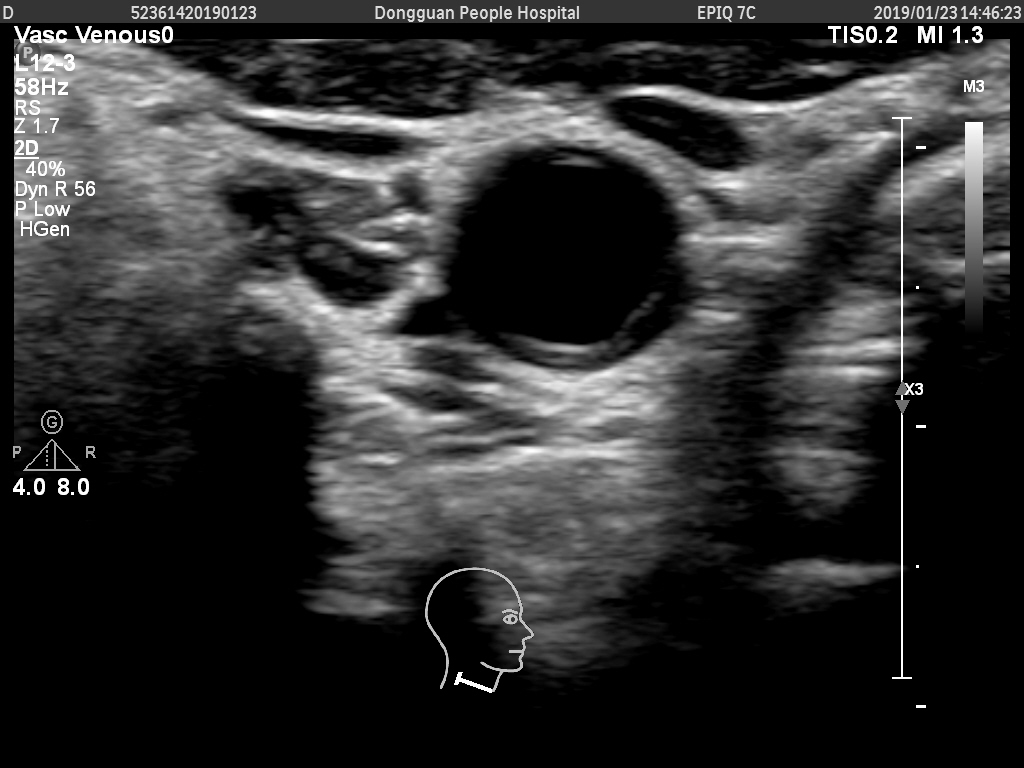
#> input picture AcademicAN/TwoStage/袁洪稳-右-硬化-横切.jpg, 1024 x 768 px, found by its file name
$ python snake.py   (older library calls are emulated)
#> lines starting #> are read from the running program, lines starting #| are printed output that depends on the picture
import cv2 as cv
import numpy as np
from skimage.color import rgb2gray
from matplotlib import pyplot as plt


def canny_seg(img):
    '''
        ｘml_list:  预测信息表
        length_expanding:   predict_box进行长宽缩放     float:0.5-0.8
    '''
    seg_edges = cv.Canny(img, 10, 20)

    return seg_edges

def getGaussianPE(src):
    """
    描述：计算负高斯势能(Negative Gaussian Potential Energy, NGPE)
    输入：单通道灰度图src
    输出：无符号的浮点型单通道，取值0.0 ~ 255.0
    """
    imblur = cv.GaussianBlur(src, ksize=(5, 5), sigmaX=3)
    dx = cv.Sobel(imblur, cv.CV_16S, 1, 0)  # X方向上取一阶导数，16位有符号数，卷积核3x3
    dy = cv.Sobel(imblur, cv.CV_16S, 0, 1)
    E = dx**2 + dy**2
    return E


def getDiagCycleMat(alpha, beta, n):
    """
    计算5对角循环矩阵
    """
    a = 2 * alpha + 6 * beta
    b = -(alpha + 4 * beta)
    c = beta
    diag_mat_a = a * np.eye(n)
    diag_mat_b = b * np.roll(np.eye(n), 1, 0) + b * np.roll(np.eye(n), -1, 0)
    diag_mat_c = c * np.roll(np.eye(n), 2, 0) + c * np.roll(np.eye(n), -2, 0)
    return diag_mat_a + diag_mat_b + diag_mat_c


def getCircleContour(centre=(0, 0), radius=(1, 1), N=200):
    """
    以参数方程的形式，获取n个离散点围成的圆形/椭圆形轮廓
    输入：中心centre=（x0, y0）, 半轴长radius=(a, b)， 离散点数N
    输出：由离散点坐标(x, y)组成的2xN矩阵
    """
    t = np.linspace(0, 2 * np.pi, N)
    x = centre[0] + radius[0] * np.cos(t)
    y = centre[1] + radius[1] * np.sin(t)
    return np.array([x, y])


def getRectContour(pt1=(0, 0), pt2=(50, 50)):
    """
    根据左上、右下两个顶点来计算矩形初始轮廓坐标
    由于Snake模型适用于光滑曲线，故这里用不到该函数
    """
    pt1, pt2 = np.array(pt1), np.array(pt2)
    r1, c1, r2, c2 = pt1[0], pt1[1], pt2[0], pt2[1]
    a, b = r2 - r1, c2 - c1
    length = (a + b) * 2 + 1
    x = np.ones((length), np.float)
    x[:b] = r1
    x[b:a + b] = np.arange(r1, r2)
    x[a + b:a + b + b] = r2
    x[a + b + b:] = np.arange(r2, r1 - 1, -1)
    y = np.ones((length), np.float)
    y[:b] = np.arange(c1, c2)
    y[b:a + b] = c2
    y[a + b:a + b + b] = np.arange(c2, c1, -1)
    y[a + b + b:] = c1
    return np.array([x, y])


def snake(img, snake, alpha=0.5, beta=0.01, gamma=0.01, max_iter=25000, convergence=0.08):
    """
    根据Snake模型的隐式格式进行迭代
    输入：弹力系数alpha，刚性系数beta，迭代步长gamma，最大迭代次数max_iter，收敛阈值convergence
    输出：由收敛轮廓坐标(x, y)组成的2xN矩阵， 历次迭代误差list
    """
    x, y, errs = snake[0].copy(), snake[1].copy(), []
    n = len(x)
    # 计算5对角循环矩阵A，及其相关逆阵
    A = getDiagCycleMat(alpha, beta, n)
    inv = np.linalg.inv(A + gamma * np.eye(n))
    #print(inv)
    # 初始化
    y_max, x_max = img.shape
    max_px_move = 1.0
    # 计算负高斯势能矩阵，及其梯度
    E_ext = -getGaussianPE(img)
    fx = cv.Sobel(E_ext, cv.CV_16S, 1, 0)
    #print(fx.shape)
    fy = cv.Sobel(E_ext, cv.CV_16S, 0, 1)
    T = np.max([abs(fx), abs(fy)])
    fx, fy = fx / T, fy / T
    for g in range(max_iter):
        x_pre, y_pre = x.copy(), y.copy()
        i, j = np.uint8(y), np.uint8(x)
        try:
            xn = inv @ (gamma * x + fx[i, j])
            yn = inv @ (gamma * y + fy[i, j])
        except Exception as e:
            print("索引超出范围")
        # 判断收敛
        x, y = xn, yn
        err = np.mean(0.5 * np.abs(x_pre - x) + 0.5 * np.abs(y_pre - y))
        errs.append(err)
        if err < convergence:
            print(f"Snake迭代{g}次后，趋于收敛。\t err = {err:.3f}")
            break
    return x, y, errs


def main():
    src = cv.imread("./TwoStage/袁洪稳-右-硬化-横切.jpg", 0)
#> src is the input picture: shape (768, 1024); min 0, max 255, mean 48
    #img = canny_seg(src)
    piexl_max = np.max(src)
#> piexl_max = 255

    src_ = rgb2gray(src)
    # x, y= src.shape
    # m_x = np.ones((x, y))*piexl_max - src_
    img = cv.GaussianBlur(src_, (3, 3), 5)
    print(img.shape)
#| (768, 1024)

    # 构造初始轮廓线
    init = getCircleContour((559, 260), (125, 130), N=200)
    # Snake Model
    x, y, errs = snake(img, snake=init, alpha=0.01, beta=10, gamma=0.01, convergence=0.2)
#> in getGaussianPE, `dy = cv.Sobel(imblur, cv.CV_16S, 0, 1)`:
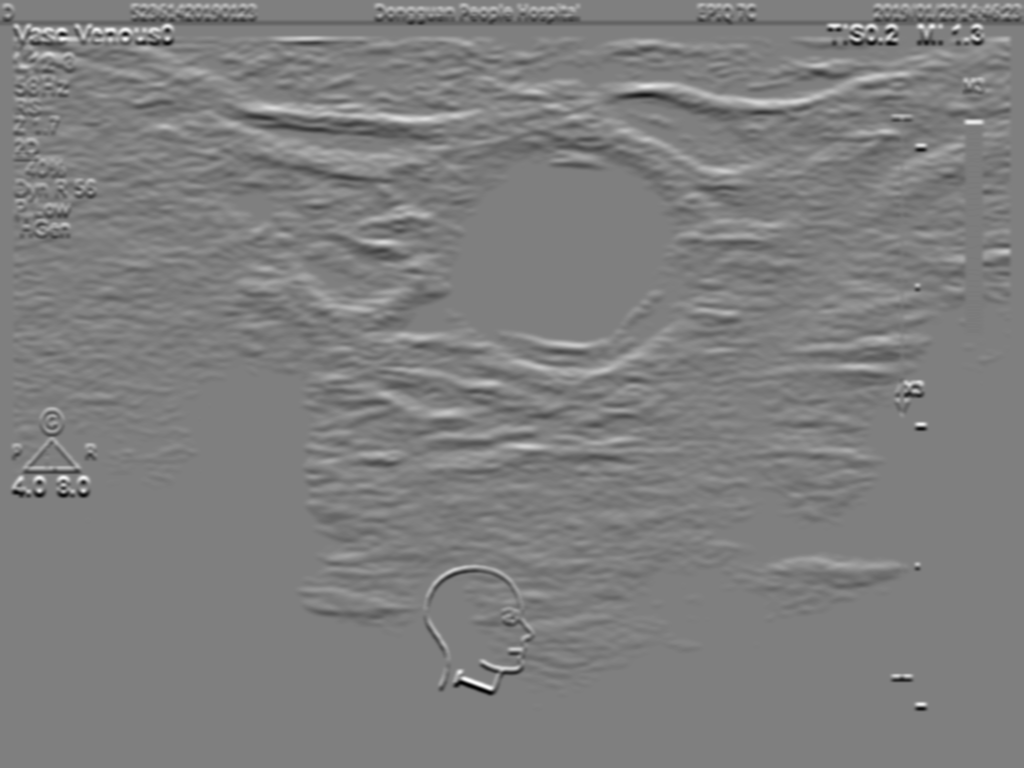
#> dy: shape (768, 1024) int16; min -412, max 412, mean -0.5; drawn with min black and max white
#> in getGaussianPE, `E = dx**2 + dy**2`:
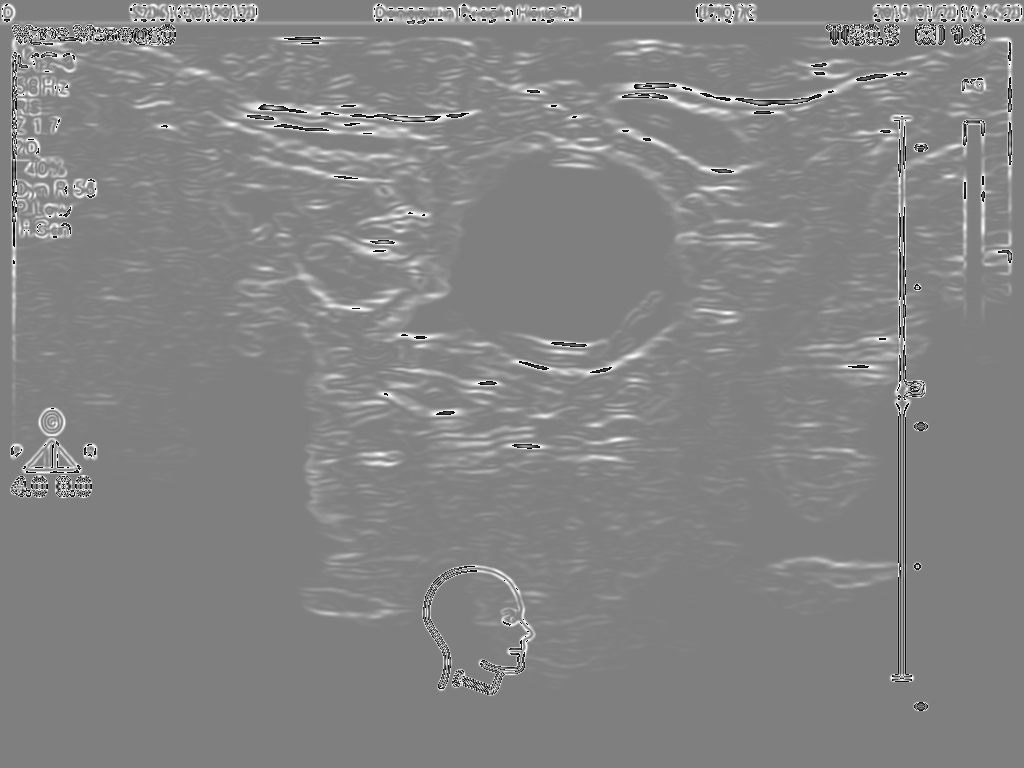
#> E: shape (768, 1024) int16; min -32768, max 32762, mean 1504.3; drawn with min black and max white
#> in snake, `E_ext = -getGaussianPE(img)`:
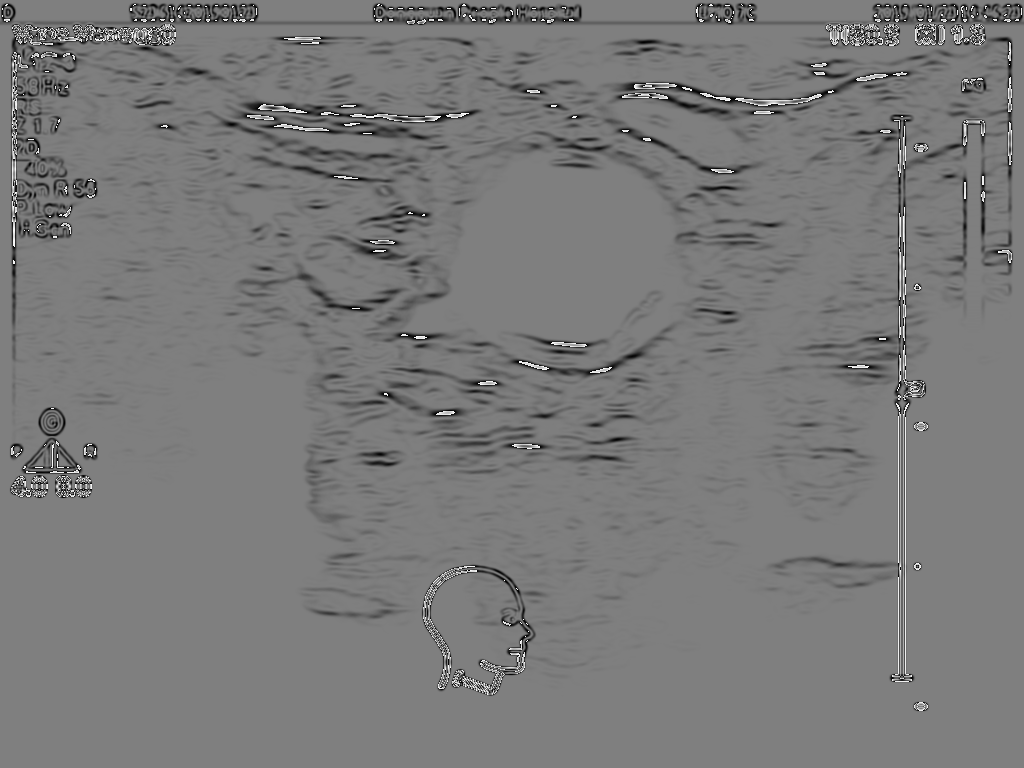
#> E_ext: shape (768, 1024) int16; min -32768, max 32766, mean -1504.4; drawn with min black and max white
#> in snake, `fx = cv.Sobel(E_ext, cv.CV_16S, 1, 0)`:
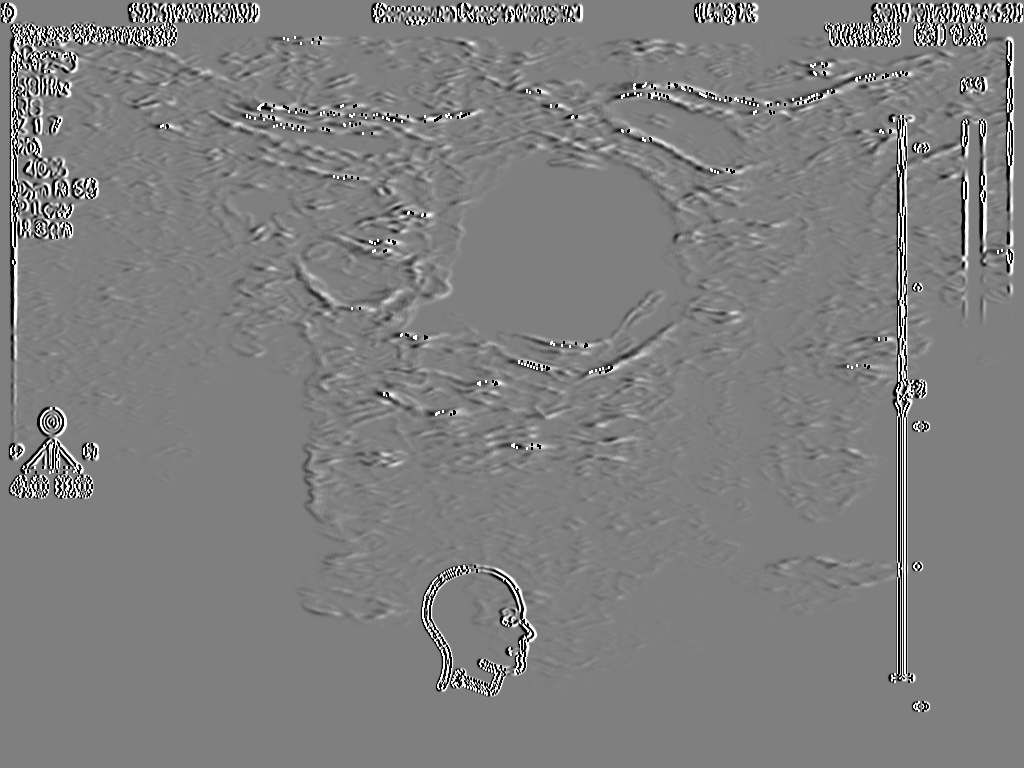
#> fx: shape (768, 1024) int16; min -32768, max 32767, mean 8.8; drawn with min black and max white
#> in snake, `fy = cv.Sobel(E_ext, cv.CV_16S, 0, 1)`:
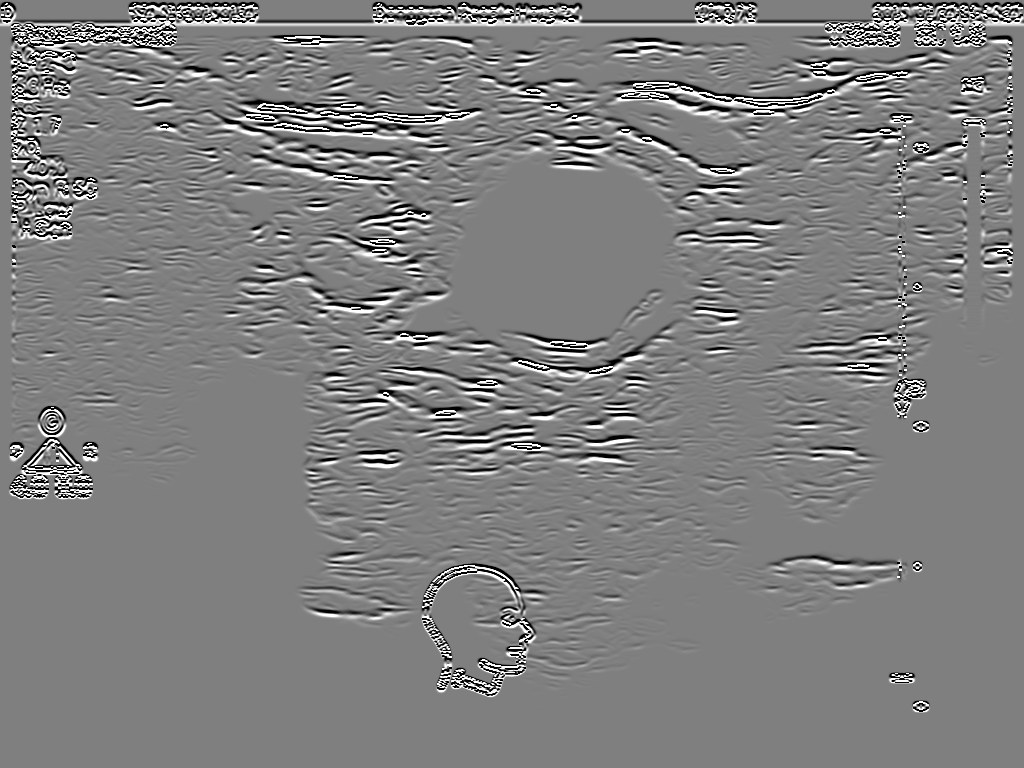
#> fy: shape (768, 1024) int16; min -32768, max 32767, mean 33.3; drawn with min black and max white
#> in snake, `T = np.max([abs(fx), abs(fy)])`: T = 32767
#> the loop in snake, `for g in range(max_iter):` made 9494 passes
#> err on passes 1 to 3: 4.91, 5.25, 4.67
#> after the loop in snake, `for g in range(max_iter):`: errs = 9494 values, max 7.74 at index 178, min 0.125 at index 9493, mean 2.42
#> x = 200 values, max 646.1 at index 78, min 605.8 at index 176, mean 624.8; y = 200 values, max 525.6 at index 156, min 421.3 at index 39, mean 480.5
    E_ext = getGaussianPE(img)
    plt.figure() # 绘制轮廓图
    plt.imshow(img, cmap="gray")
    plt.plot(init[0], init[1], '--r', lw=1)
    plt.plot(x, y, 'g', lw=1)
    plt.xticks([]), plt.yticks([]), plt.axis("off")
    plt.figure() # 绘制收敛趋势图
    plt.plot(range(len(errs)), errs)

    # plt.figure()
    # plt.imshow(E_ext)
    plt.show()
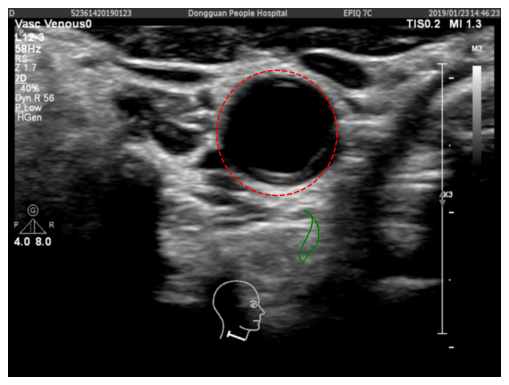
#> figure drawn by matplotlib, 1 panel
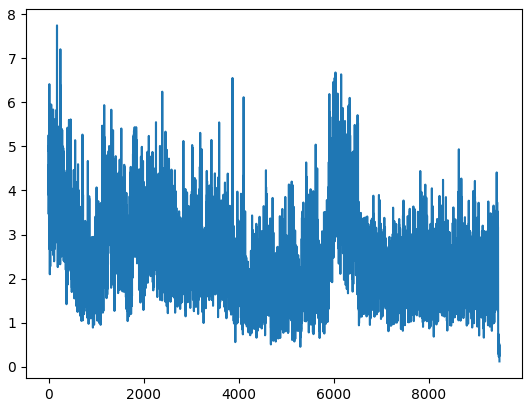
#> figure drawn by matplotlib, 1 panel; curve peaks at x = 178, y = 7.74


if __name__ == '__main__':
    main()
